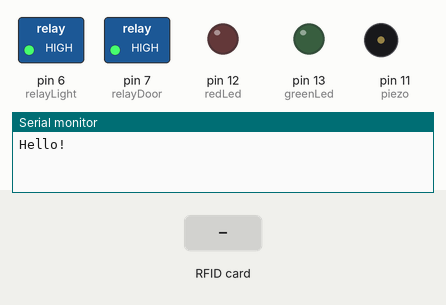
Recording of a sketch running on a simulated Arduino Uno, built with avr-gcc and run on an emulated ATmega328P. On the bench: switched loads named in the sketch (green lamp = pin HIGH), output pins drawn as LEDs (lit = HIGH), buzzer (waves = sounding), the last lines printed to the serial monitor. The test bench sets the inputs (shaded band).

Above: at 1.2 s.
1.3 s: RFID card 00 00 00 00 held to the reader
At 2.66 s:
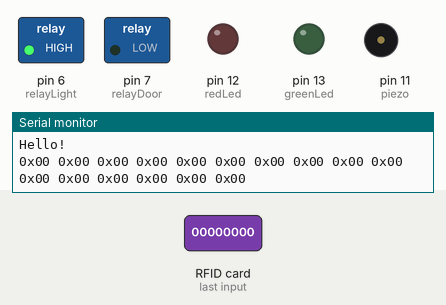
4.3 s: RFID card 5E 7A 19 C4 held to the reader
At 5.8 s:
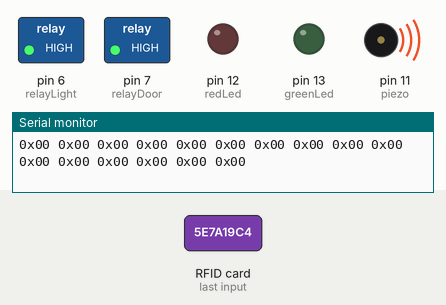
Timing chart, 0 to 7.8 s (numbered marks = the images above; inputs shaded):
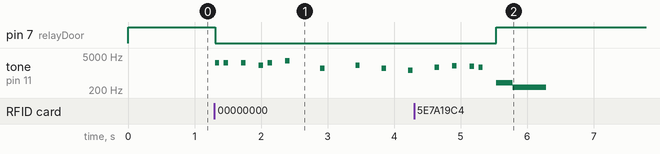

The sketch:

rfidoor.ino
```cpp
#include <Wire.h>
#include <SPI.h>
#include <Adafruit_PN532.h>
#include"pitches.h"

// If using the breakout or shield with I2C, define just the pins connected
// to the IRQ and reset lines.  Use the values below (2, 3) for the shield!
#define PN532_IRQ   (2)
#define PN532_RESET (3)  // Not connected by default on the NFC Shield
Adafruit_PN532 nfc(PN532_IRQ, PN532_RESET);

//--------------------------------------------------------------------------
// !!!KEYS!!!
// This is where you define what keys will be authorized.
// Written as byte arrays, sample empty 4 and 7 byte keys are written below.
// It's also a good idea to track who each key is issued to in case of
// loss, theft or revocation.

uint8_t authenticated4ByteUids[][4] = {
  {0x00, 0x00, 0x00, 0x00}, // Keyholder Name
};
uint8_t authenticated7ByteUids[][7] = {
  {0x00, 0x00, 0x00, 0x00, 0x00, 0x00, 0x00} // Keyholder Name
};
//--------------------------------------------------------------------------

// pins
const int hall = 10;
const int piezo = 11;
const int redLed = 12;
const int greenLed = 13;
const int relayDoor = 7;
const int relayLight = 6;

// constants
int attemptCount = 0;
int attemptMax = 5;
int attemptTimeout = 5000;
unsigned long attempStrikeOutTimeout = 1000L*60L*5L;

// variables
int hallState = 0;
boolean isAuthenticated = false;
volatile byte doorState = LOW; // LOW|closed HIGH|open

// tunes
int successMelody[] = {
  NOTE_E7, NOTE_E7, 0, NOTE_E7,
  0, NOTE_C7, NOTE_E7, 0,
  NOTE_G7, 0, 0, 0,
  NOTE_G6, 0, 0, 0,

  NOTE_C7, 0, 0, NOTE_G6,
  0, 0, NOTE_E6, 0,
  0, NOTE_A6, 0, NOTE_B6,
  0, NOTE_AS6, NOTE_A6, 0,

//  NOTE_G6, NOTE_E7, NOTE_G7,
//  NOTE_A7, 0, NOTE_F7, NOTE_G7,
//  0, NOTE_E7, 0, NOTE_C7,
//  NOTE_D7, NOTE_B6, 0, 0,

//  NOTE_C7, 0, 0, NOTE_G6,
//  0, 0, NOTE_E6, 0,
//  0, NOTE_A6, 0, NOTE_B6,
//  0, NOTE_AS6, NOTE_A6, 0,
//
//  NOTE_G6, NOTE_E7, NOTE_G7,
//  NOTE_A7, 0, NOTE_F7, NOTE_G7,
//  0, NOTE_E7, 0, NOTE_C7,
//  NOTE_D7, NOTE_B6, 0, 0
};

//Mario main them tempo
int successTempo[] = {
  12, 12, 12, 12,
  12, 12, 12, 12,
  12, 12, 12, 12,
  12, 12, 12, 12,

  12, 12, 12, 12,
  12, 12, 12, 12,
  12, 12, 12, 12,
  12, 12, 12, 12,

//  9, 9, 9,
//  12, 12, 12, 12,
//  12, 12, 12, 12,
//  12, 12, 12, 12,

//  12, 12, 12, 12,
//  12, 12, 12, 12,
//  12, 12, 12, 12,
//  12, 12, 12, 12,
//
//  9, 9, 9,
//  12, 12, 12, 12,
//  12, 12, 12, 12,
//  12, 12, 12, 12,
};

/*  _   _                       _
   / \_/ \_   _   _   _   _   _/ \_
   \_/ \_/ \_/ \_/ \_/ \_/ \_/ \_/ \
   / \_/ \_/ \_/ \_/ \_/ \_/ \_/ \_/
   \_/ \_/ \_/ \_/ \_/ \_/ \_/
             \_/ \_/ \_/
*/
void setup(void) {
  pinMode(piezo, OUTPUT);
  pinMode(redLed, OUTPUT);
  pinMode(greenLed, OUTPUT);
  pinMode(relayDoor, OUTPUT);
  pinMode(relayLight, OUTPUT);
  pinMode(hall, INPUT_PULLUP);
  attachInterrupt(digitalPinToInterrupt(hall), isDoorOpen, CHANGE);
  digitalWrite(relayDoor, HIGH);
  digitalWrite(relayLight, HIGH);
  Serial.begin(115200);
  Serial.println("Hello!");

  nfc.begin();

  uint32_t versiondata = nfc.getFirmwareVersion();
  if (!versiondata) {
    //Serial.print("Didn't find PN53x board");
    while (1); // halt
  }
  // Got ok data, print it out!
  //Serial.print("Found chip PN5"); Serial.println((versiondata>>24) & 0xFF, HEX);
  //Serial.print("Firmware ver. "); Serial.print((versiondata>>16) & 0xFF, DEC);
  //Serial.print('.'); Serial.println((versiondata>>8) & 0xFF, DEC);

  // configure board to read RFID tags
  nfc.SAMConfig();

  //Serial.println("Waiting for an ISO14443A Card ...");
}


/*  _   _                       _
   / \_/ \_   _   _   _   _   _/ \_
   \_/ \_/ \_/ \_/ \_/ \_/ \_/ \_/ \
   / \_/ \_/ \_/ \_/ \_/ \_/ \_/ \_/
   \_/ \_/ \_/ \_/ \_/ \_/ \_/
             \_/ \_/ \_/
*/
void loop(void) {
  uint8_t success;
  uint8_t uid[] = { 0, 0, 0, 0, 0, 0, 0 };  // Buffer to store the returned UID
  uint8_t uidLength;                        // Length of the UID (4 or 7 bytes depending on ISO14443A card type)

  // Wait for an ISO14443A type cards (Mifare, etc.).  When one is found
  // 'uid' will be populated with the UID, and uidLength will indicate
  // if the uid is 4 bytes (Mifare Classic) or 7 bytes (Mifare Ultralight)
  success = nfc.readPassiveTargetID(PN532_MIFARE_ISO14443A, uid, &uidLength);

  if (success) {
    // Display some basic information about the card
    //Serial.println("Found an ISO14443A card");
    //Serial.print("  UID Length: ");Serial.print(uidLength, DEC);Serial.println(" bytes");
    //Serial.print("  UID Value: ");
    //nfc.PrintHex(uid, uidLength);
    //Serial.println("");

    bool isAuthenticated = false;
    if (uidLength == 4) {
      isAuthenticated = handle4byte(uid);
    }
    else if (uidLength == 7) {
      isAuthenticated = handle7byte(uid);
    }

    if (isAuthenticated) {
      openSesami();
    }
    else {
      strike();
    }
  }
  Serial.flush();
}

bool handle4byte(uint8_t uid[]) {
  //Serial.println("Seems to be a Mifare Classic card (4 byte UID)");

  // Now we need to try to authenticate it for read/write access
  // Try with the factory default KeyA: 0xFF 0xFF 0xFF 0xFF 0xFF 0xFF
  //Serial.println("Trying to authenticate block 4 with default KEYA value");
  uint8_t keya[6] = { 0xFF, 0xFF, 0xFF, 0xFF, 0xFF, 0xFF };
  uint8_t success = nfc.mifareclassic_AuthenticateBlock(uid, 4, 4, 0, keya);

  if (success){
    //Serial.println("Sector 1 (Blocks 4..7) has been authenticated");
    uint8_t data[16];

    // If you want to write something to block 4, uncomment
    //memcpy(data, (const uint8_t[]){ 'S', 'a', 'm', 'p', 'l', 'e', ' ', 'K', 'e', 'y', 0, 0, 0, 0, 0, 0 }, sizeof data);
    //success = nfc.mifareclassic_WriteDataBlock (4, data);

    success = nfc.mifareclassic_ReadDataBlock(4, data);
    if (success){
      //Serial.println("Reading Block 4:");
      nfc.PrintHexChar(data, 16);
      //Serial.println("");
    }
  }

  int keyCount4Byte = sizeof(authenticated4ByteUids)/4;
  for (int i=0; i < keyCount4Byte; i++){
    bool authenticated = true;
    for (int j=0; j < 4; j++) {
      if (uid[j] != authenticated4ByteUids[i][j]) {
        authenticated = false;
      }
    }
    if (authenticated) {
      return true;
    }
  }
  return false;
}

bool handle7byte(uint8_t uid[]) {
  //Serial.println("Seems to be a Mifare Ultralight tag (7 byte UID)");
  //Serial.println("Reading page 4");
  uint8_t data[32];
  uint8_t success = nfc.mifareultralight_ReadPage (4, data);
  if (success){
    nfc.PrintHexChar(data, 4);
    //Serial.println("");
  }

  int keyCount7Byte = sizeof(authenticated7ByteUids)/7;
  for (int i=0; i < keyCount7Byte; i++){
    bool authenticated = true;
    for (int j=0; j < 7; j++) {
      if (uid[j] != authenticated7ByteUids[i][j]) {
        authenticated = false;
      }
    }
    if (authenticated) {
      return true;
    }
  }
  return false;
}

void letThereBeLight() {
  Serial.print("Let there be light ~(o.o)~");
  digitalWrite(relayLight, LOW);
}

void inTheDarknessBind() {
  Serial.print("In the darkness, bind them `(-,-`)");
  digitalWrite(relayLight, HIGH);
}

void openSesami() {
  //Serial.print("Open Sesami t(^.^t)");
  isAuthenticated = true;
  attemptCount = 0;
  digitalWrite(relayDoor, LOW);
  playSuccessSong();
  digitalWrite(relayDoor, HIGH);
  isAuthenticated = false;
}

void strike() {
  //Serial.print("Strike t(*^*t)");
  playFailSong();
  attemptCount++;
  if (attemptCount >= attemptMax) {
    //Serial.print("STRIKE OUT! t(@O@t)");
    delay(attempStrikeOutTimeout);
  }
  else{
    delay(attemptTimeout);
  }
}

// t(^.^t)
void playSuccessSong() {
  //digitalWrite(greenLed, HIGH);
  int duration = 800; //1000;
  int pause = 1.25; //1.30;
  int size = sizeof(successMelody) / sizeof(int);
  for (int thisNote = 0; thisNote < size; thisNote++) {
    int noteDuration = duration / successTempo[thisNote];
    tone(piezo, successMelody[thisNote],noteDuration);
    int pauseBetweenNotes = noteDuration * pause;
    delay(pauseBetweenNotes);
    noTone(piezo);
    delay(noteDuration);
  }
  //digitalWrite(greenLed, LOW);
}

// t(*^*t)
void playFailSong() {
  //digitalWrite(redLed, HIGH);
  tone(piezo,NOTE_G4);
  delay(250);
  tone(piezo,NOTE_C4);
  delay(500);
  noTone(piezo);
  //digitalWrite(redLed, LOW);
}

// (((O)))
void isDoorOpen() {
  doorState = digitalRead(hall); // LOW|closed HIGH|open
  Serial.println("------------------------------------");
  Serial.println(doorState);
  if (doorState == LOW) { // closed
    // turn off lights
    Serial.println("Lights OFF!");
    digitalWrite(greenLed, LOW);
    inTheDarknessBind();
  }
  else { // open
    if (!isAuthenticated) {
      // playAlarm
      Serial.println("ALARM!");
    }
    else {
      // turn on lights
      Serial.println("Lights ON!");
      digitalWrite(greenLed, HIGH);
      letThereBeLight();
    }
  }
}
```

pitches.h
```cpp
/*************************************************
 * Public Constants
 *************************************************/

#define NOTE_B0  31
#define NOTE_C1  33
#define NOTE_CS1 35
#define NOTE_D1  37
#define NOTE_DS1 39
#define NOTE_E1  41
#define NOTE_F1  44
#define NOTE_FS1 46
#define NOTE_G1  49
#define NOTE_GS1 52
#define NOTE_A1  55
#define NOTE_AS1 58
#define NOTE_B1  62
#define NOTE_C2  65
#define NOTE_CS2 69
#define NOTE_D2  73
#define NOTE_DS2 78
#define NOTE_E2  82
#define NOTE_F2  87
#define NOTE_FS2 93
#define NOTE_G2  98
#define NOTE_GS2 104
#define NOTE_A2  110
#define NOTE_AS2 117
#define NOTE_B2  123
#define NOTE_C3  131
#define NOTE_CS3 139
#define NOTE_D3  147
#define NOTE_DS3 156
#define NOTE_E3  165
#define NOTE_F3  175
#define NOTE_FS3 185
#define NOTE_G3  196
#define NOTE_GS3 208
#define NOTE_A3  220
#define NOTE_AS3 233
#define NOTE_B3  247
#define NOTE_C4  262
#define NOTE_CS4 277
#define NOTE_D4  294
#define NOTE_DS4 311
#define NOTE_E4  330
#define NOTE_F4  349
#define NOTE_FS4 370
#define NOTE_G4  392
#define NOTE_GS4 415
#define NOTE_A4  440
#define NOTE_AS4 466
#define NOTE_B4  494
#define NOTE_C5  523
#define NOTE_CS5 554
#define NOTE_D5  587
#define NOTE_DS5 622
#define NOTE_E5  659
#define NOTE_F5  698
#define NOTE_FS5 740
#define NOTE_G5  784
#define NOTE_GS5 831
#define NOTE_A5  880
#define NOTE_AS5 932
#define NOTE_B5  988
#define NOTE_C6  1047
#define NOTE_CS6 1109
#define NOTE_D6  1175
#define NOTE_DS6 1245
#define NOTE_E6  1319
#define NOTE_F6  1397
#define NOTE_FS6 1480
#define NOTE_G6  1568
#define NOTE_GS6 1661
#define NOTE_A6  1760
#define NOTE_AS6 1865
#define NOTE_B6  1976
#define NOTE_C7  2093
#define NOTE_CS7 2217
#define NOTE_D7  2349
#define NOTE_DS7 2489
#define NOTE_E7  2637
#define NOTE_F7  2794
#define NOTE_FS7 2960
#define NOTE_G7  3136
#define NOTE_GS7 3322
#define NOTE_A7  3520
#define NOTE_AS7 3729
#define NOTE_B7  3951
#define NOTE_C8  4186
#define NOTE_CS8 4435
#define NOTE_D8  4699
#define NOTE_DS8 4978
```

Measured:
- after the input at 1.3 s, pin 7 (relayDoor): HIGH → LOW at once; tone on pin 11 (piezo): plays 2637 Hz for 0.07 s, 2637 Hz for 0.07 s, 2637 Hz for 0.07 s, 2093 Hz for 0.07 s, 2637 Hz for 0.07 s, 3136 Hz for 0.07 s … (10 notes in this stretch), starting at once
